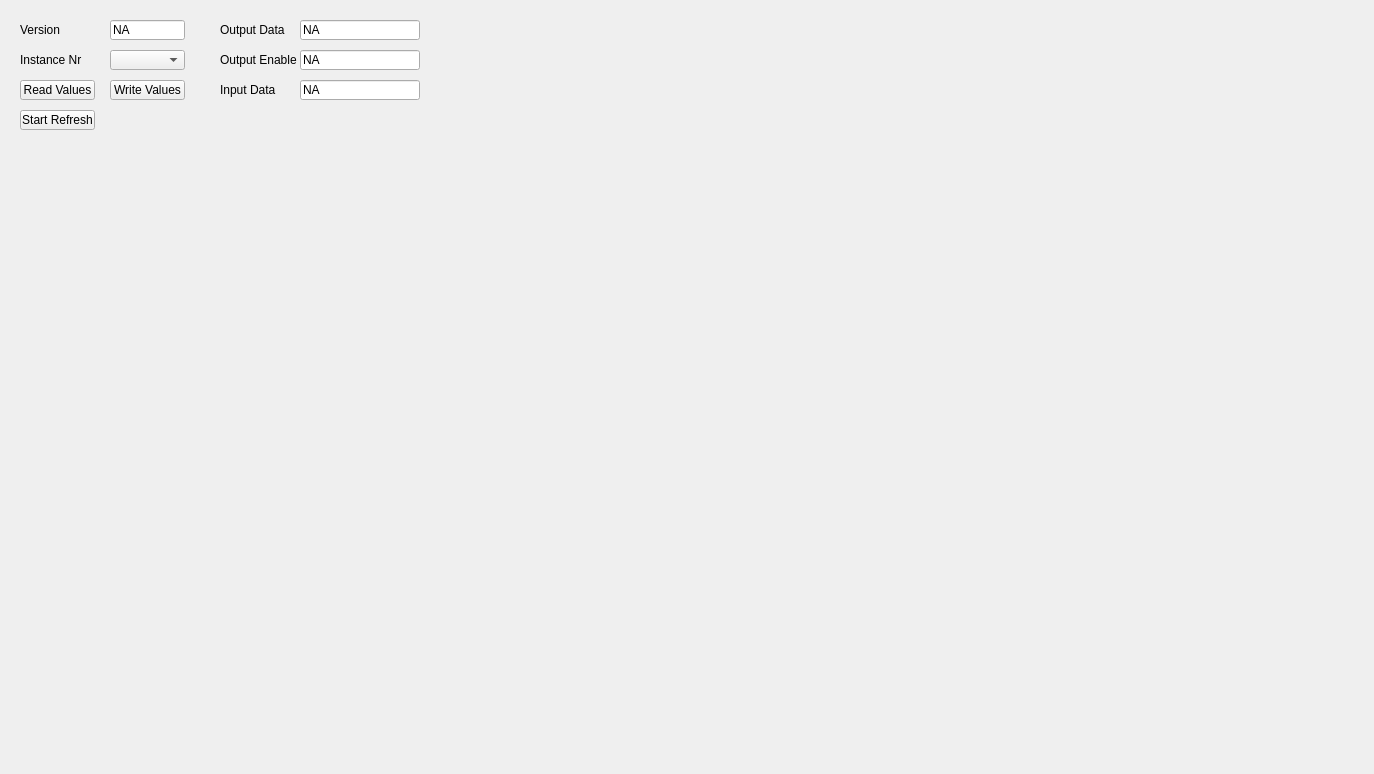
<?xml version="1.0" encoding="UTF-8"?>
<ui version="4.0">
 <class>Ucm_IoConfTab</class>
 <widget class="QWidget" name="Ucm_IoConfTab">
  <property name="geometry">
   <rect>
    <x>0</x>
    <y>0</y>
    <width>1374</width>
    <height>774</height>
   </rect>
  </property>
  <property name="windowTitle">
   <string>Form</string>
  </property>
  <widget class="QLineEdit" name="IoConfInputDataValue">
   <property name="geometry">
    <rect>
     <x>300</x>
     <y>80</y>
     <width>120</width>
     <height>20</height>
    </rect>
   </property>
   <property name="text">
    <string>NA</string>
   </property>
  </widget>
  <widget class="QLineEdit" name="IoConfOutputDataValue">
   <property name="geometry">
    <rect>
     <x>300</x>
     <y>20</y>
     <width>120</width>
     <height>20</height>
    </rect>
   </property>
   <property name="text">
    <string>NA</string>
   </property>
  </widget>
  <widget class="QLabel" name="IoConfInputDataLabel">
   <property name="geometry">
    <rect>
     <x>220</x>
     <y>80</y>
     <width>80</width>
     <height>20</height>
    </rect>
   </property>
   <property name="text">
    <string>Input Data</string>
   </property>
  </widget>
  <widget class="QPushButton" name="IoConfAutoRefreshButton">
   <property name="geometry">
    <rect>
     <x>20</x>
     <y>110</y>
     <width>75</width>
     <height>20</height>
    </rect>
   </property>
   <property name="text">
    <string>Start Refresh</string>
   </property>
  </widget>
  <widget class="QLabel" name="IoConfOutputEnableLabel">
   <property name="geometry">
    <rect>
     <x>220</x>
     <y>50</y>
     <width>80</width>
     <height>20</height>
    </rect>
   </property>
   <property name="text">
    <string>Output Enable</string>
   </property>
  </widget>
  <widget class="QPushButton" name="IoConfWriteValuesButton">
   <property name="geometry">
    <rect>
     <x>110</x>
     <y>80</y>
     <width>75</width>
     <height>20</height>
    </rect>
   </property>
   <property name="text">
    <string>Write Values</string>
   </property>
  </widget>
  <widget class="QLabel" name="IoConfOutputDataLabel">
   <property name="geometry">
    <rect>
     <x>220</x>
     <y>20</y>
     <width>80</width>
     <height>20</height>
    </rect>
   </property>
   <property name="text">
    <string>Output Data</string>
   </property>
  </widget>
  <widget class="QLineEdit" name="IoConfVersionValue">
   <property name="enabled">
    <bool>true</bool>
   </property>
   <property name="geometry">
    <rect>
     <x>110</x>
     <y>20</y>
     <width>75</width>
     <height>20</height>
    </rect>
   </property>
   <property name="text">
    <string>NA</string>
   </property>
   <property name="readOnly">
    <bool>true</bool>
   </property>
  </widget>
  <widget class="QLineEdit" name="IoConfOutputEnableValue">
   <property name="geometry">
    <rect>
     <x>300</x>
     <y>50</y>
     <width>120</width>
     <height>20</height>
    </rect>
   </property>
   <property name="text">
    <string>NA</string>
   </property>
  </widget>
  <widget class="QComboBox" name="IoConfInstanceComboBox">
   <property name="geometry">
    <rect>
     <x>110</x>
     <y>50</y>
     <width>75</width>
     <height>20</height>
    </rect>
   </property>
  </widget>
  <widget class="QLabel" name="IoConfInstanceLabel">
   <property name="geometry">
    <rect>
     <x>20</x>
     <y>50</y>
     <width>80</width>
     <height>20</height>
    </rect>
   </property>
   <property name="text">
    <string>Instance Nr</string>
   </property>
  </widget>
  <widget class="QLabel" name="IoConfVersionLabel">
   <property name="geometry">
    <rect>
     <x>20</x>
     <y>20</y>
     <width>80</width>
     <height>20</height>
    </rect>
   </property>
   <property name="text">
    <string>Version</string>
   </property>
  </widget>
  <widget class="QPushButton" name="IoConfReadValuesButton">
   <property name="geometry">
    <rect>
     <x>20</x>
     <y>80</y>
     <width>75</width>
     <height>20</height>
    </rect>
   </property>
   <property name="text">
    <string>Read Values</string>
   </property>
  </widget>
 </widget>
 <resources/>
 <connections/>
</ui>
